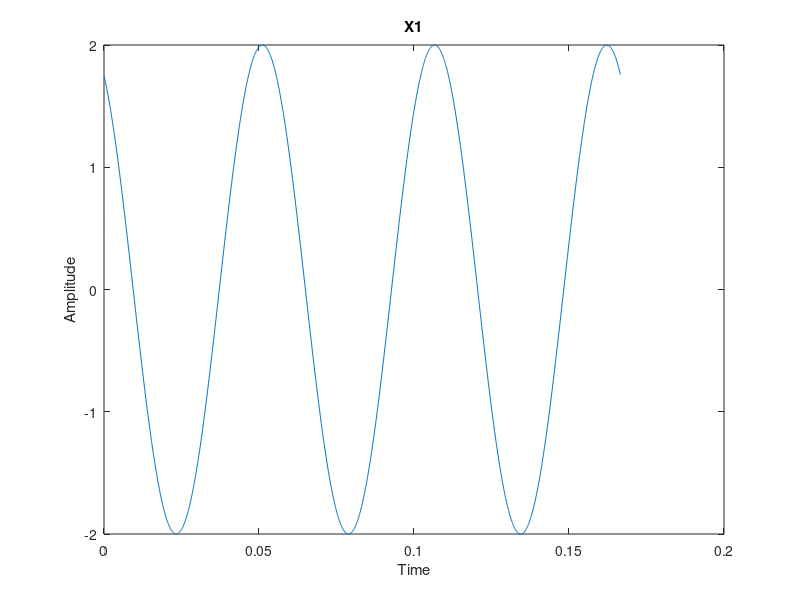

Here is the MATLAB script that generated this plot: (Note: this script raises an error after producing the figure.)
A=2;
B=0;
C=4;
D=2;
E=4;
F=9;
G=7;
H=1;
K1=A+B;
K2=G+H+2;
J1=(pi*29)/180; 
J2=pi/6; 
t=0:0.0001:3*(1/18); 
frq1=E+F+5; 
x1=K1*cos(2*pi*frq1*1*t+J1);
plot (t, x1) 
xlabel('Time') 
ylabel('Amplitude') 
title('X1') 
figurefrq2=C+D+5; 
x2=K2*cos(2*pi*frq2*t+J2);
plot (t, x2) 
xlabel('Time') 
ylabel('Amplitude') 
title('X2')
X3=x1+x2;
plot (t, X3) 
xlabel('Time')
ylabel('Amplitude') 
title('X3')